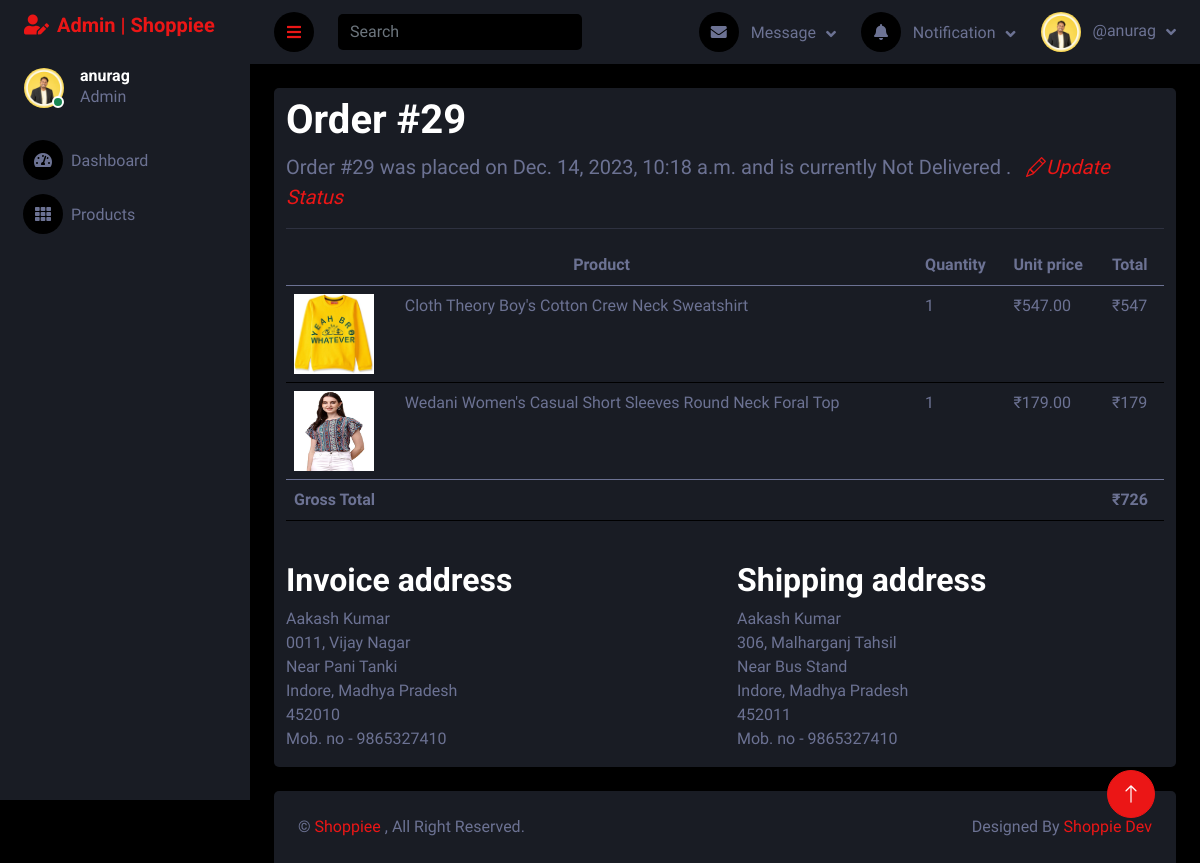
Page /admin-order/anurag/29 (signed in) on the earlier database version.
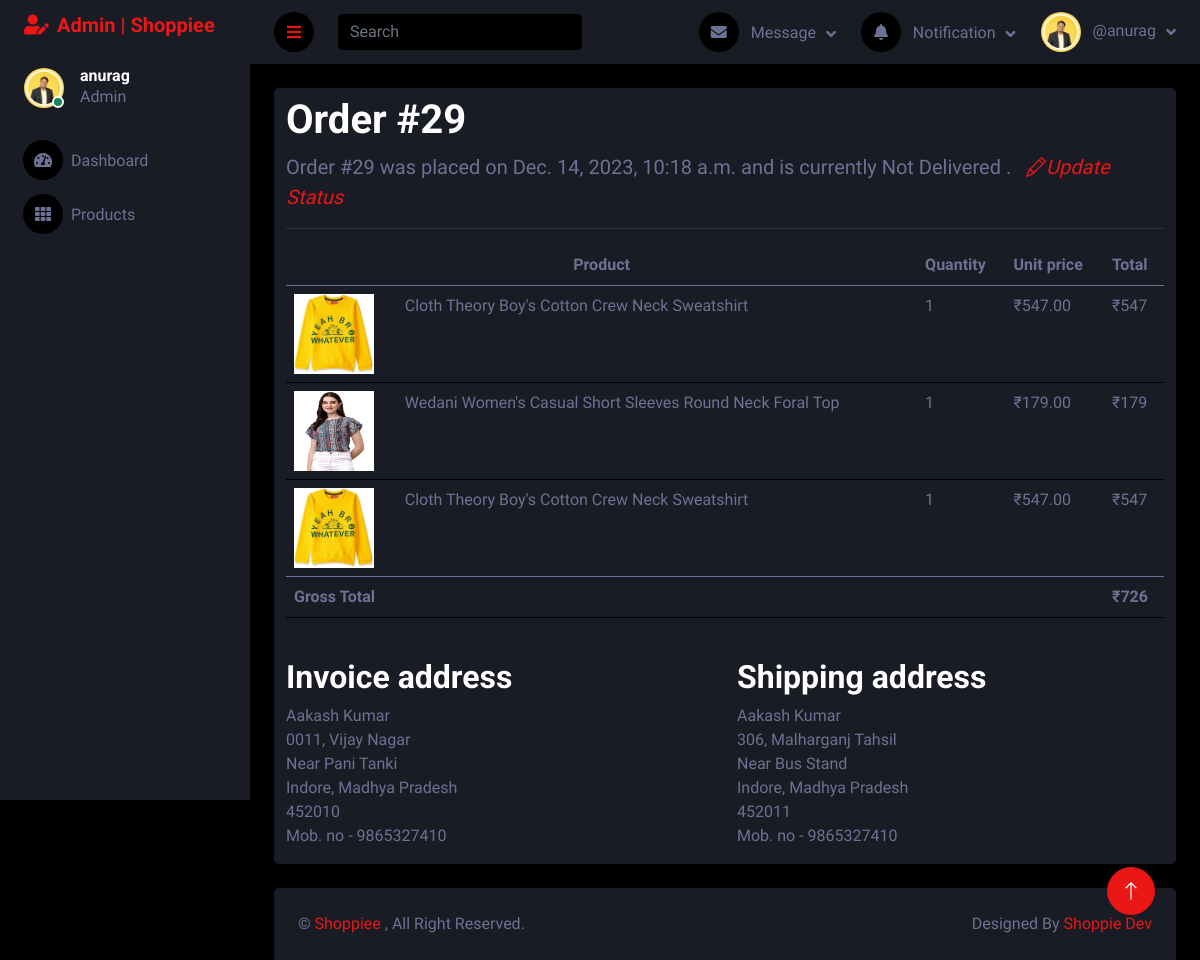
Same page on the later database version.
### account/models.py (models this page shows, shortened)
class User(AbstractUser):
    mobile = models.CharField(max_length=20, blank=True)
    user_type = models.CharField(max_length=10, choices=user_choices, blank=True)
    profile_pic = models.ImageField(upload_to='static/', default='./static/default_profile_pic.webp', blank=True, null=True)
    objects = UserManager()
    USERNAME_FIELD = 'username'
    def __str__(self) -> str:
        return self.username

class Address(models.Model):
    user = models.ForeignKey(User, on_delete=models.CASCADE)
    house = models.CharField(max_length=100)
    area = models.CharField(max_length=200)
    landmark = models.CharField(max_length=100)
    city = models.CharField(max_length=100)
    state = models.CharField(max_length=50)
    zip = models.PositiveBigIntegerField()
    address_type = models.CharField(max_length=10, choices=address_choice)
    primary = models.BooleanField(default=False)

### orders/models.py (models this page shows, shortened)
class Order(models.Model):
    user = models.ForeignKey(User, on_delete=models.CASCADE)
    delivery_address = models.ForeignKey(Address, on_delete=models.SET_NULL, null=True)
    order_date = models.DateTimeField(auto_now_add=True)
    total_bill = models.IntegerField(blank=True, null=True)
    transaction_id = models.CharField(max_length=100, blank=True)
    payment_method = models.CharField(max_length=20, choices=payment_choices)
    is_delivered = models.BooleanField(default=False)
    is_confirmed = models.BooleanField(default=False)

class OrderItems(models.Model):
    order = models.ForeignKey(Order, on_delete=models.CASCADE)
    product = models.ForeignKey(Product, on_delete=models.CASCADE)
    quantity = models.PositiveIntegerField()
    status = models.CharField(max_length=255, default='waiting for confirmation')

### product/models.py (models this page shows, shortened)
class Product(models.Model):
    product_name = models.CharField(max_length=100)
    product_desc = models.CharField(max_length=600)
    category = models.ForeignKey(ProductCategory, on_delete=models.SET_NULL, null=True)
    brand = models.ForeignKey(Brand, on_delete=models.SET_NULL, null=True)
    color = models.ForeignKey(Color, on_delete=models.SET_NULL, null=True, blank=True)
    mdl = models.ForeignKey(Mdl, on_delete=models.CASCADE, null=True, blank=True)
    price = models.DecimalField(max_digits=10, decimal_places=2)
    user = models.ForeignKey(User, on_delete=models.CASCADE)
    stock_quantity = models.PositiveIntegerField()
    image1 = models.ImageField(upload_to = 'static/')
    image2 = models.ImageField(upload_to = 'static/')
    image3 = models.ImageField(upload_to = 'static/')
    image4 = models.ImageField(upload_to = 'static/', blank=True)
    image5 = models.ImageField(upload_to = 'static/', blank=True)

### orders/views.py (the view)
# urls.py: path('admin-order/<str:uname>/<int:id>', views.admin_order),
def admin_order(request, uname, id):
    order = Order.objects.get(id=id)
    order_items = OrderItems.objects.filter(order=order)
    try:
        invoice_address = Address.objects.get(Q(user=order.user.id) & Q(primary=True))
    except Address.DoesNotExist:
        invoice_address = None
    context = {
        'order' : order,
        'order_items' : order_items,
        'invoice' : invoice_address
    }
    return render(request, 'admin_template/order-detail.html', context)

### templates/admin_template/order-detail.html (shortened to what this page needs)
{% extends './adminBase.html' %}
{% load static %}
{% block content %}
<div class="container-fluid pt-4 px-4">
    <div class="row bg-secondary rounded  mx-0">
        <div id="order-detail">
            <div class="box">
                <h1 class="mt-2">Order #{{order.id}} </h1>
                <p class="lead">Order #{{order.id}} was placed on <strong>{{order.order_date}}</strong> and is currently
                    <strong id="orderStatus">{% if order.is_delivered == True %} Delivered {% else %} Not Delivered {% endif %}</strong>.&nbsp&nbsp <a id="statusUpdate" href=""><i class="bi bi-pencil">Update Status</i></a>
                </p>
                <hr>
                <div class="table-responsive mb-4">
                    <table class="table">
                        <thead>
                            <tr>
                                <th colspan="3" class="text-center">Product</th>
                                <th>Quantity</th>
                                <th>Unit price</th>
                                <th>Total</th>
                            </tr>
                        </thead>
                        <tbody>
                            {% for item in order_items %}
                            <tr>
                                <td colspan="2"><a href="#"><img src="{{item.product.image1.url}}"
                                            alt="{{item.product.product_name}}" style="height: 80px; width: 80px;"></a></td>
                                <td><a href="/add-product/anurag/{{item.product.id}}" class="text-light">{{item.product.product_name}}</a></td>
                                <td>{{item.quantity}}</td>
                                <td>&#8377;{{item.product.price}}</td>
                                <td class="price">&#8377;{% widthratio item.product.price 1 item.quantity %}</td>
                            </tr>
                            {% endfor %}
                        </tbody>
                        <tfoot>
                            <tr>
                                <th colspan="5" class="text-right">Gross Total</th>
                                <th>&#8377;{{order.total_bill}}</th>
                            </tr>
                        </tfoot>
                    </table>
                </div>
                <div class="row addresses">
                    <div class="col-lg-6">
                        <h2>Invoice address</h2>
                        <p>{{order.user.first_name}}&nbsp{{order.user.last_name}}<br>{{invoice.house}},
                            {{invoice.area}}<br>{{invoice.landmark}}<br>{{invoice.city}},
                            {{invoice.state}}<br>{{invoice.zip}}<br>Mob. no - {{user.mobile}}
                        </p>
                    </div>
                    <div class="col-lg-6">
                        <h2>Shipping address</h2>
                        <p>{{order.user.first_name}}&nbsp{{order.user.last_name}}<br>{{order.delivery_address.house}},
                            {{order.delivery_address.area}}<br>{{order.delivery_address.landmark}}<br>{{order.delivery_address.city}},
                            {{order.delivery_address.state}}<br>{{order.delivery_address.zip}}<br>Mob. no -
                            {{user.mobile}}
                        </p>
                    </div>
                </div>
            </div>
        </div>
    </div>
</div>
{% endblock %}

### templates/admin_template/adminBase.html (shortened to what this page needs)
{% load static %}
<!DOCTYPE html>
<html lang="en">
<head>
    <link href="https://cdnjs.cloudflare.com/ajax/libs/font-awesome/5.10.0/css/all.min.css" rel="stylesheet">
    <link href="https://cdn.jsdelivr.net/npm/bootstrap-icons@1.4.1/font/bootstrap-icons.css" rel="stylesheet">
    <link href="{% static 'lib/owlcarousel/assets/owl.carousel.min.css' %}" rel="stylesheet">
    <link href="{% static 'lib/tempusdominus/css/tempusdominus-bootstrap-4.min.css' %}" rel="stylesheet" />
    <link href="{% static 'css2/bootstrap.min.css' %}" rel="stylesheet">
    <link href="{% static 'css2/style.css' %}" rel="stylesheet">
    <link rel="stylesheet" type="text/css" href="{% static 'toastr/toastr.min.css' %}" media="all">
</head>
<body>
    <div class="container-fluid position-relative d-flex p-0">
        <div class="sidebar pe-4 pb-3">
            <nav class="navbar bg-secondary navbar-dark">
                <a href="/admin-panel/dashboard" class="navbar-brand mx-4 mb-3">
                    <h5 class="text-primary"><i class="fa fa-user-edit me-2"></i>Admin | Shoppiee </h5>
                </a>
                <div class="d-flex align-items-center ms-4 mb-4">
                    <div class="position-relative">
                        <img class="rounded-circle" src="{{user.profile_pic.url}}" onerror="this.onerror=null; this.src='https://www.google.com/url?sa=i&url=https%3A%2F%2Fwww.shutterstock.com%2Fsearch%2Fblank-profile&psig=AOvVaw3FuNikT9O3cQ87g4xchMhk&ust=1703055640383000&source=images&cd=vfe&ved=0CBIQjRxqFwoTCIi4-uX2moMDFQAAAAAdAAAAABAE'" alt="" style="width: 40px; height: 40px;">
                        <div class="bg-success rounded-circle border border-2 border-white position-absolute end-0 bottom-0 p-1"></div>
                    </div>
                    <div class="ms-3">
                        <h6 class="mb-0">{{user}}</h6>
                        <span>Admin</span>
                    </div>
                </div>
                <div class="navbar-nav w-100">
                    <a href="/admin-panel/dashboard" class="nav-item nav-link" id="dashboard"><i class="fa fa-tachometer-alt me-2"></i>Dashboard</a>
                    <a href="/seller-inventory" class="nav-item nav-link" id="seller-inventory"><i class="fa fa-th me-2"></i>Products</a>
                </div>
            </nav>
        </div>
        <div class="content">
            <nav class="navbar navbar-expand bg-secondary navbar-dark sticky-top px-4 py-0">
                <a href="#" class="sidebar-toggler flex-shrink-0">
                    <i class="fa fa-bars"></i>
                </a>
                <form class="d-none d-md-flex ms-4">
                    <input class="form-control bg-dark border-0" type="search" placeholder="Search">
                </form>
                <div class="navbar-nav align-items-center ms-auto">
                    <div class="nav-item dropdown">
                        <a href="#" class="nav-link dropdown-toggle" data-bs-toggle="dropdown">
                            <i class="fa fa-envelope me-lg-2"></i>
                            <span class="d-none d-lg-inline-flex">Message</span>
                        </a>
                    </div>
                    <div class="nav-item dropdown">
                        <a href="#" class="nav-link dropdown-toggle" data-bs-toggle="dropdown">
                            <i class="fa fa-bell me-lg-2"></i>
                            <span class="d-none d-lg-inline-flex">Notification</span>
                        </a>
                    </div>
                    <div class="nav-item dropdown">
                        <a href="#" class="nav-link dropdown-toggle" data-bs-toggle="dropdown">
                            <img class="rounded-circle me-lg-2" src="{{user.profile_pic.url}}" alt="" style="width: 40px; height: 40px;">
                            <span class="d-none d-lg-inline-flex">@{{user}}</span>
                        </a>
                    </div>
                </div>
            </nav>
                {% block content %}
                {% endblock %}
            <div class="container-fluid pt-4 px-4">
                <div class="bg-secondary rounded-top p-4">
                    <div class="row">
                        <div class="col-12 col-sm-6 text-center text-sm-start">
                            &copy; <a href="#">Shoppiee </a>, All Right Reserved.
                        </div>
                        <div class="col-12 col-sm-6 text-center text-sm-end">
                            Designed By <a href="#">Shoppie Dev</a>
                        </div>
                    </div>
                </div>
            </div>
        </div>
        <a href="#" class="btn btn-lg btn-primary btn-lg-square back-to-top"><i class="bi bi-arrow-up"></i></a>
    </div>
</body>
</html>

### static/css2/style.css (style rules this page uses)
:root { --primary: #EB1616; --secondary: #191C24; --light: #6C7293; --dark: #000000; }
.back-to-top { position: fixed; display: none; right: 45px; bottom: 45px; z-index: 99; }
.btn { transition: .5s; }
.btn-lg-square { width: 48px; height: 48px; }
.btn-square, .btn-sm-square, .btn-lg-square { padding: 0; display: inline-flex; align-items: center; justify-content: center; font-weight: normal; border-radius: 50px; }
.sidebar { position: fixed; top: 0; left: 0; bottom: 0; width: 250px; height: 100vh; overflow-y: auto; background: var(--secondary); transition: 0.5s; z-index: 999; }
.content { margin-left: 250px; min-height: 100vh; background: var(--dark); transition: 0.5s; }
@media (min-width: 992px) { .sidebar { margin-left: 0; } }
@media (min-width: 992px) { .content { width: calc(100% - 250px); } }
.sidebar .navbar .navbar-nav .nav-link { padding: 7px 20px; color: var(--light); font-weight: 500; border-left: 3px solid var(--secondary); border-radius: 0 30px 30px 0; outline: none; }
.sidebar .navbar .navbar-nav .nav-link i { width: 40px; height: 40px; display: inline-flex; align-items: center; justify-content: center; background: var(--dark); border-radius: 40px; }
.content .navbar .navbar-nav .nav-link { margin-left: 25px; padding: 12px 0; color: var(--light); outline: none; }
.content .navbar .sidebar-toggler, .content .navbar .navbar-nav .nav-link i { width: 40px; height: 40px; display: inline-flex; align-items: center; justify-content: center; background: var(--dark); border-radius: 40px; }
.content .navbar .dropdown-toggle::after { margin-left: 6px; vertical-align: middle; border: none; content: "\f107"; font-family: "Font Awesome 5 Free"; font-weight: 900; transition: .5s; }

### templates/admin_template/adminBase.html (style rules this page uses)
img { max-width: 100%; height: auto; }

Differences in the rows shown:
added OrderItems: product.image1 (picture), product.product_name "Cloth Theory Boy's Cotton Crew Neck Sweatshirt", quantity "1", product.price "547.00", product+quantity "547"
